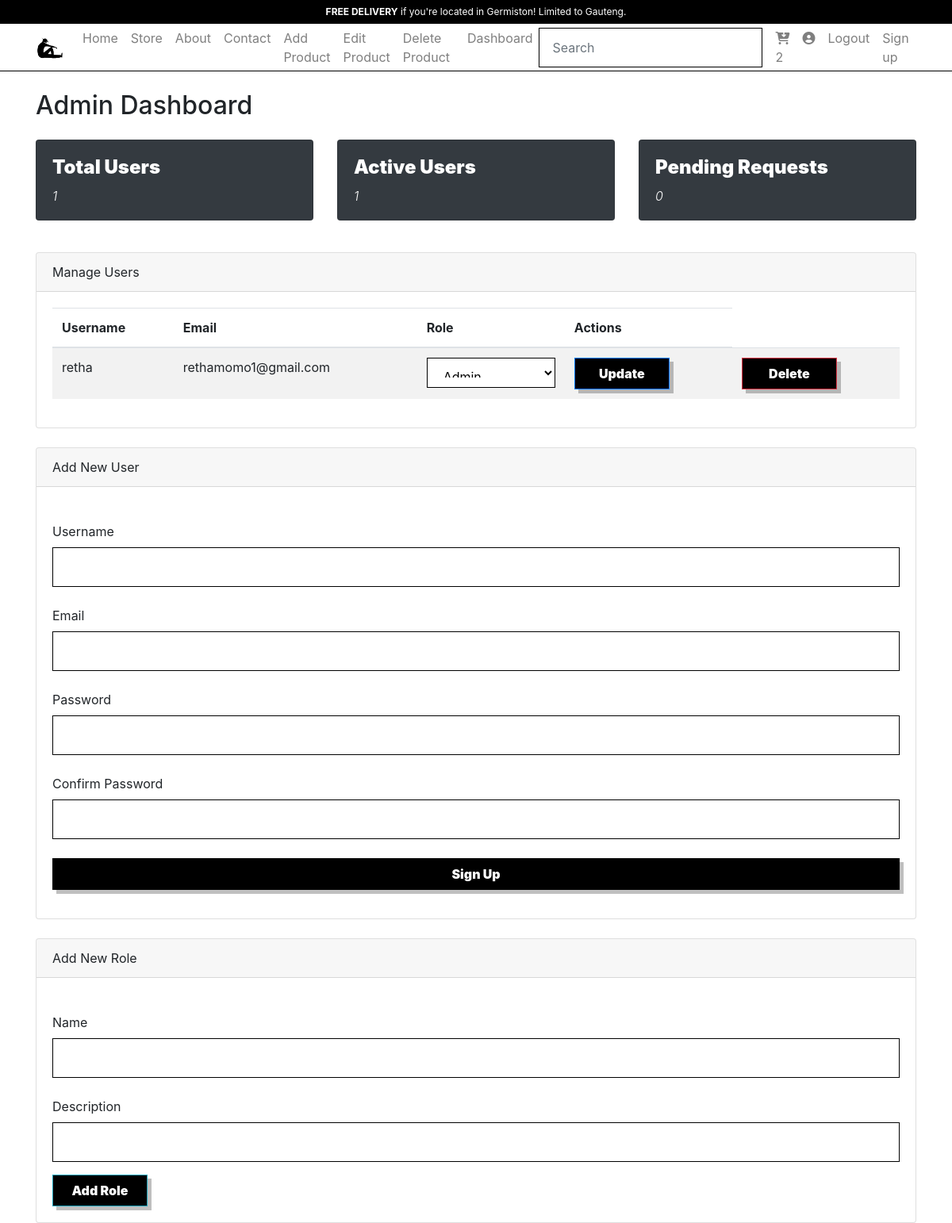
Page /dashboard (signed in) on the earlier database version.
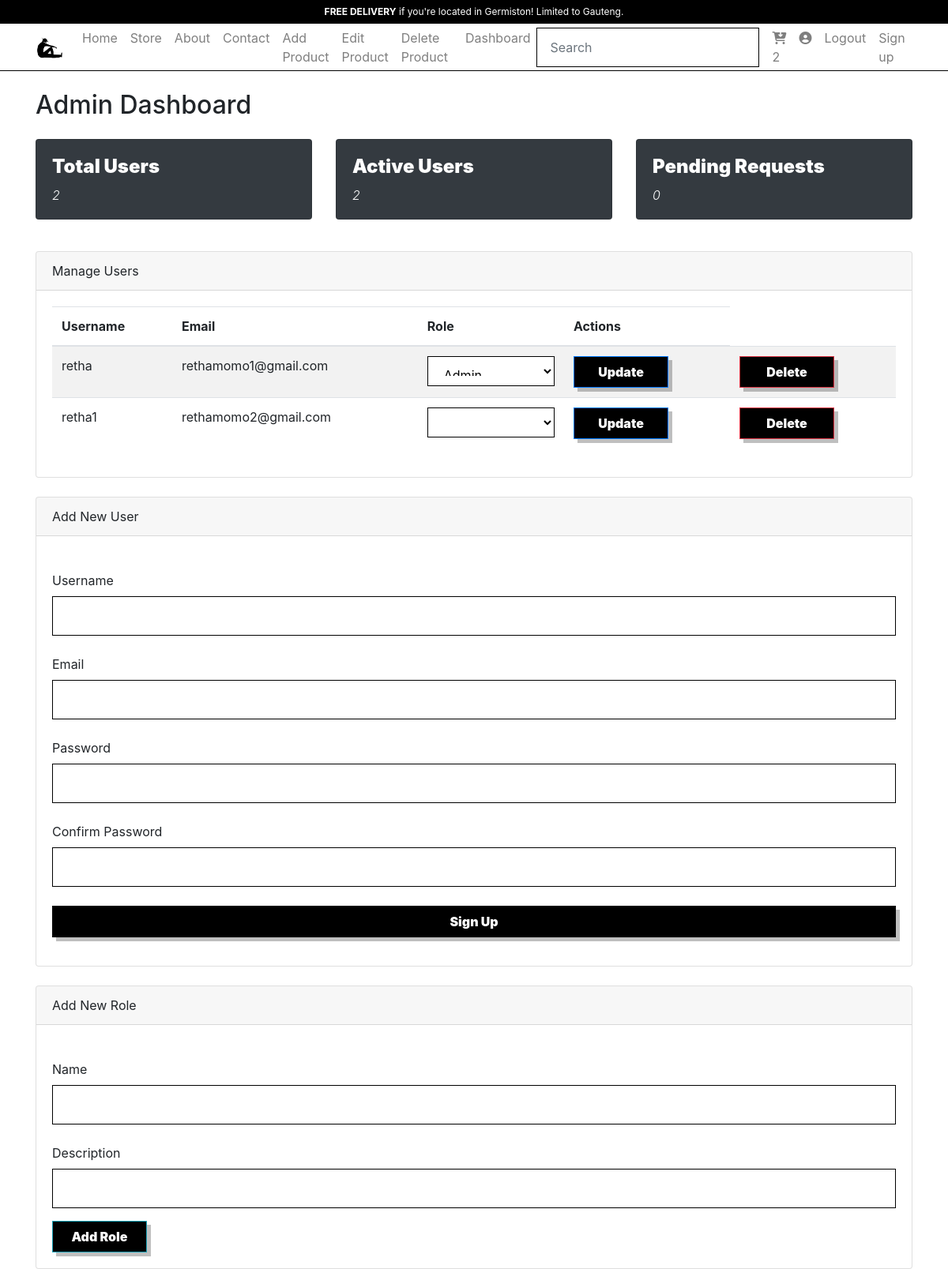
Same page on the later database version.
### models.py (models this page shows, shortened)
class User(db.Model, UserMixin):
    id = db.Column(db.Integer, primary_key=True, autoincrement=True)
    username = db.Column(db.String(30), unique=True, nullable=False)
    email = db.Column(db.String(100), unique=True, nullable=False)
    password_hash = db.Column(db.String(128), nullable=False)
    role_id = db.Column(db.Integer, db.ForeignKey('role.id', ondelete="CASCADE"), nullable=False)  # ✅ Add ondelete="CASCADE"
    is_active = db.Column(db.Boolean, nullable=False, default=True)

class Role(db.Model):
    id = db.Column(db.Integer, primary_key=True, autoincrement=True)
    name = db.Column(db.String(20), unique=True, nullable=False)
    description = db.Column(db.String(100), nullable=True)
    users = db.relationship('User', backref='role', lazy=True, cascade="all, delete")  # ✅ Cascade in ORM

### routes/admin.py (the view)
@admin_bp.route('/dashboard', methods=['GET', 'POST'])
@login_required
@admin_only
def dashboard():
    total_users = User.query.count()
    active_users = User.query.filter_by(is_active=True).count()
    pending_requests = 0  # Adjust based on actual business logic
    recent_activities = Activity.query.order_by(Activity.date.desc()).limit(10).all()
    roles = Role.query.all()
    return render_template(
        'admin/dashboard.html',
        total_users=total_users,
        active_users=active_users,
        pending_requests=pending_requests,
        recent_activities=recent_activities,
        users= User.query.all(),
        form = SignupForm(),
        role_form = AddRoleForm(),
        roles = reversed(roles),
        user = current_user
    )

### forms.py
class SignupForm(FlaskForm):
    username = StringField('Username', validators=[DataRequired(), Length(min=4, max=30)])
    email = StringField('Email', validators=[DataRequired(), Email()])
    password = PasswordField('Password', validators=[DataRequired(), Length(min=8)])
    confirm_password = PasswordField('Confirm Password', validators=[DataRequired(), EqualTo('password')])
    submit = SubmitField('Sign Up')

class AddRoleForm(FlaskForm):
    name = StringField('Name', validators=[DataRequired()])
    description = StringField('Description', validators=[DataRequired()])
    submit = SubmitField('Add Role')

### app.py (called while the page is built)
@login_manager.user_loader
def load_user(user_id):
    return User.query.get(int(user_id))

### routes/admin.py (called while the page is built)
def admin_only(func):
    @wraps(func) # Preserve the original function's parameter metadata
    def wrapper(*args, **kwargs):
        if current_user.role_id != 1 and current_user.id != 1:
            flash('Access denied! Admins only.', 'danger')
            return redirect(url_for('public.login'))
        return func(*args, **kwargs) # Call the original function
    return wrapper

### templates/admin/dashboard.html (shortened to what the changed rows need)
{% extends 'base.html' %}
{% block content %}{% include 'includes/navbar.html' %}
<div class="container mt-4">
    <h2 class="mb-4">Admin Dashboard</h2>
    <div class="row">
        <div class="col-md-4">
            <div class="card text-white bg-dark mb-3">
                <div class="card-body">
                    <h5 class="card-title">Total Users</h5>
                    <p class="card-text display-4">{{ total_users }}</p>
                </div>
            </div>
        </div>
        <div class="col-md-4">
            <div class="card text-white bg-dark mb-3">
                <div class="card-body">
                    <h5 class="card-title">Active Users</h5>
                    <p class="card-text display-4">{{ active_users }}</p>
                </div>
            </div>
        </div>
    </div>
    <div class="card mt-4">
        <div class="card-body">
            <table class="table table-striped">
                <thead>
                    <tr>
                        <th>Username</th>
                        <th>Email</th>
                        <th>Role</th>
                        <th>Actions</th>
                    </tr>
                </thead>
                <tbody>
                    {% for user in users %}
                    <tr>
                        <td>{{ user.username }}</td>
                        <td>{{ user.email }}</td>
                        <td>
                            <form method="POST" action="{{ url_for('admin.update_role') }}">
                                <select name="role" class="form-control d-inline w-auto">
                                    {% for role in roles %}
                                        <option value="{{ role.id }}" {% if user.role_id == role.id %}selected{% endif %}>
                                            {{ role.name }}
                                        </option>
                                    {% endfor %}
                                </select>
                                <td><button type="submit" class="btn btn-primary btn-sm">Update</button></td>
                            </form>
<td>
                            <form method="POST" action="{{ url_for('admin.delete_user', user_id=user.id) }}" >
                                <button type="submit" class="btn btn-danger btn-sm">Delete</button>
                            </form></td>
                    </tr>
                    {% endfor %}
                </tbody>
            </table>
        </div>
    </div>
</div>
{% endblock %}

Differences in the rows shown:
added User: username "retha1", email "rethamomo2@gmail.com"
Other differences:
{{ total_users }}: "1" → "2"
{{ active_users }}: "1" → "2"
